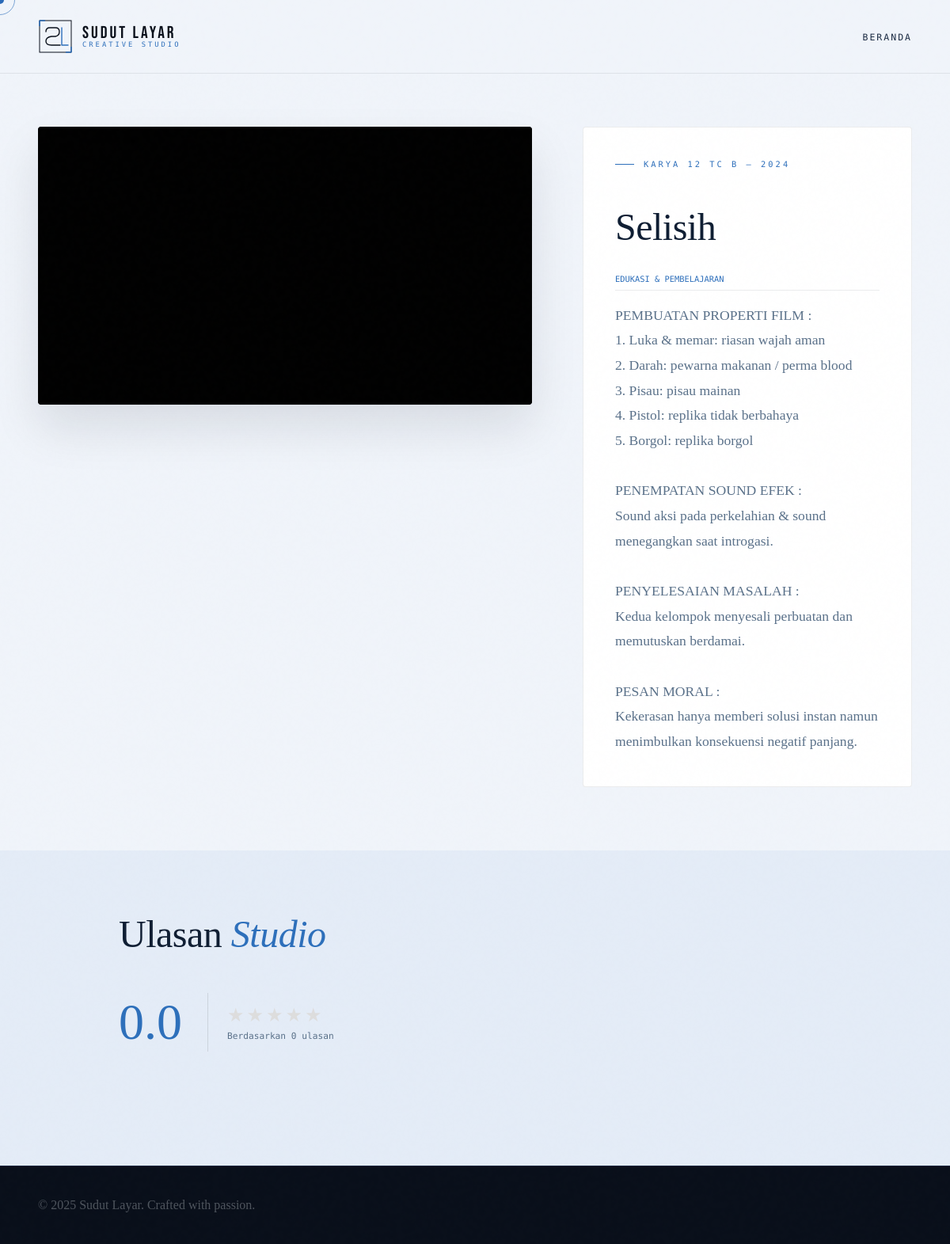
The page /project-details.php?id=3 on the database its author committed.
### tables this page shows
CREATE TABLE IF NOT EXISTS projects (
    id INT AUTO_INCREMENT PRIMARY KEY,
    category VARCHAR(100),
    title VARCHAR(100),
    number VARCHAR(10),
    year VARCHAR(10),
    image TEXT,
    google_drive_id TEXT,
    is_drive_folder BOOLEAN DEFAULT FALSE,
    created_at TIMESTAMP DEFAULT CURRENT_TIMESTAMP
);

CREATE TABLE IF NOT EXISTS services (
    id INT AUTO_INCREMENT PRIMARY KEY,
    project_id INT NOT NULL,
    title VARCHAR(100),
    content TEXT,
    FOREIGN KEY (project_id) REFERENCES projects(id) ON DELETE CASCADE
);

### project-details.php (the view, shortened to what this page needs)
<?php
require_once 'config/db.php';
$projectId = $_GET['id'] ?? 0;
$stmt = $pdo->prepare("SELECT * FROM projects WHERE id = ?");
$stmt->execute([$projectId]);
$project = $stmt->fetch();
$stmt = $pdo->prepare("SELECT * FROM services WHERE project_id = ?");
$stmt->execute([$projectId]);
$service = $stmt->fetch();
$stmt = $pdo->prepare("SELECT AVG(rating) as avg_rating, COUNT(*) as total FROM comments WHERE project_id = ? AND parent_id IS NULL");
$stmt->execute([$projectId]);
$stats = $stmt->fetch();
?>
<!DOCTYPE html>
<html lang="id">
<head>
  <link rel="stylesheet" href="assets/css/style.css">
</head>
<body>
<nav>
  <a href="index.php" class="nav-logo">
    <div class="logo-wordmark">
      <span class="logo-main">SUDUT LAYAR</span>
      <span class="logo-sub">Creative Studio</span>
    </div>
  </a>
  <ul class="nav-links">
    <li><a href="index.php">Beranda</a></li>
  </ul>
</nav>
<main>
  <section class="details-hero">
    <div>
      <div class="video-frame-wrap">
        <div class="video-frame-wrap" style="aspect-ratio: 16/9;">
          <iframe src="https://drive.google.com/file/d/<?php echo $project['google_drive_id']; ?>/preview" allowfullscreen style="width:100%; height:100%; border:none;"></iframe>
        </div>
      </div>
    </div>
    <div class="edu-card">
      <div class="section-tag"><?php echo htmlspecialchars($project['category']); ?> — <?php echo $project['year']; ?></div>
      <h1 class="work-headline" style="margin-bottom:2rem; font-size:3rem;"><?php echo htmlspecialchars($project['title']); ?></h1>
      <?php if ($service): ?>
        <div style="font-family:'DM Mono',monospace; font-size:0.65rem; color:var(--copper); text-transform:uppercase; margin-bottom:1rem; border-bottom:1px solid var(--border); padding-bottom:0.5rem;">Edukasi & Pembelajaran</div>
        <div style="font-size:1.1rem; line-height:1.8; color:var(--muted);">
          <?php echo nl2br(htmlspecialchars($service['content'])); ?>
        </div>
      <?php endif; ?>
    </div>
  </section>
  <section class="details-comments">
    <div style="max-width: 900px; margin: 0 auto;">
      <h2 class="work-headline" style="margin-bottom:3rem;">Ulasan <em>Studio</em></h2>
      <div style="display:flex; align-items:center; gap:1.5rem; margin-bottom:4rem;">
        <div style="font-size:4rem; font-weight:300; color:var(--copper); border-right:1px solid rgba(0,0,0,0.1); padding-right:2rem;"><?php echo number_format($stats['avg_rating'] ?: 0, 1); ?></div>
        <div>
          <div style="display:flex; gap:3px; color:var(--copper); font-size:1.5rem;">
            <?php for($i=1; $i<=5; $i++) echo ($i <= round($stats['avg_rating'])) ? '★' : '<span style="color:#ddd">★</span>'; ?>
          </div>
          <div style="font-family:'DM Mono',monospace; font-size:0.7rem; color:var(--muted); margin-top:0.4rem;">Berdasarkan <?php echo $stats['total']; ?> ulasan</div>
        </div>
      </div>
    </div>
  </section>
</main>
<footer>
  <div class="footer-copy">© 2025 Sudut Layar. Crafted with passion.</div>
</footer>
</body>
</html>

### assets/css/style.css (style rules this page uses)
:root { --ink: #090f1a; --paper: #f0f4fa; --cream: #e4ecf7; --warm: #93b4d8; --copper: #2d6fbb; --rust: #1a3f72; --charcoal: #1a2a42; --text: #0f1e33; --muted: #5a718a; --accent: #2d6fbb; --border: rgba(9, 15, 26, 0.08); }
*, *::before, *::after { margin: 0; padding: 0; box-sizing: border-box; }
html { scroll-behavior: smooth; }
body { background: var(--paper); color: var(--text); font-family: 'Cormorant Garamond', serif; cursor: none; overflow-x: hidden; }
body::after { content: ''; position: fixed; inset: 0; pointer-events: none; z-index: 9990; opacity: 0.4; }
nav { position: fixed; top: 0; left: 0; right: 0; z-index: 500; padding: 1.5rem 3rem; display: flex; align-items: center; justify-content: space-between; background: var(--paper); border-bottom: 1px solid var(--border); }
.nav-logo { display: flex; align-items: center; gap: 0.75rem; text-decoration: none; }
.logo-mark { width: 44px; height: 44px; flex-shrink: 0; }
.logo-wordmark { display: flex; flex-direction: column; line-height: 1; }
.logo-main { font-family: 'Bebas Neue', sans-serif; font-size: 1.35rem; letter-spacing: 3px; color: var(--ink); }
.logo-sub { font-family: 'DM Mono', monospace; font-size: 0.55rem; letter-spacing: 3px; color: var(--copper); text-transform: uppercase; }
.nav-links { display: flex; align-items: center; gap: 2.5rem; list-style: none; }
.nav-links a { font-family: 'DM Mono', monospace; font-size: 0.72rem; letter-spacing: 2px; text-transform: uppercase; color: var(--charcoal); text-decoration: none; transition: color 0.2s; position: relative; }
.nav-links a::after { content: ''; position: absolute; bottom: -3px; left: 0; width: 0; height: 1px; background: var(--copper); transition: width 0.3s; }
section { padding: 7rem 3rem; }
.section-tag { font-family: 'DM Mono', monospace; font-size: 0.65rem; letter-spacing: 3px; text-transform: uppercase; color: var(--copper); margin-bottom: 3rem; display: flex; align-items: center; gap: 0.75rem; }
.section-tag::before { content: ''; width: 24px; height: 1px; background: var(--copper); }
.work-headline { font-size: clamp(2.5rem,4vw,4rem); font-weight: 300; letter-spacing: -0.5px; line-height: 1.1; }
.work-headline em { font-style: italic; color: var(--copper); }
.video-frame-wrap { position: relative; width: 100%; aspect-ratio: 16/9; background: #000; }
.video-frame-wrap iframe { position: absolute; inset: 0; width: 100%; height: 100%; border: none; }
footer { background: var(--ink); color: rgba(240,244,250,0.3); padding: 2.5rem 3rem; border-top: 1px solid rgba(45,111,187,0.2); display: flex; align-items: center; justify-content: space-between; flex-wrap: wrap; }

### project-details.php (style rules this page uses)
.details-hero { padding: 10rem 3rem 5rem; display: grid; grid-template-columns: 1.2fr 0.8fr; gap: 4rem; background: var(--paper); }
.video-frame-wrap { border-radius: 4px; overflow: hidden; box-shadow: 0 30px 60px rgba(9,15,26,0.1); }
.edu-card { background: white; border: 1px solid var(--border); padding: 2.5rem; border-radius: 4px; }
.details-comments { padding: 5rem 3rem; background: var(--cream); }

### rows shown on the page
projects: category "KARYA 12 TC B", year "2024", title "Selisih"
services: content "PEMBUATAN PROPERTI FILM : 1. Luka & memar: riasan wajah aman 2. Darah: pewarna makanan / perma blood 3. Pisau: pisau mainan 4. Pistol: replika tidak berbahaya 5. Borgol: replika borgol PENEMPATAN SOUND EFEK : Sound aksi pada perkelahian & sound menegangkan saat introgasi. PENYELESAIAN MASALAH : Kedua kelompok menyesali perbuatan dan memutuskan berdamai. PESAN MORAL : Kekerasan hanya memberi solusi instan namun menimbulkan konsekuensi negatif panjang."

### other values the page prints
$stats['avg_rating'] ?: 0 "0.0"
$stats['total'] "0"
